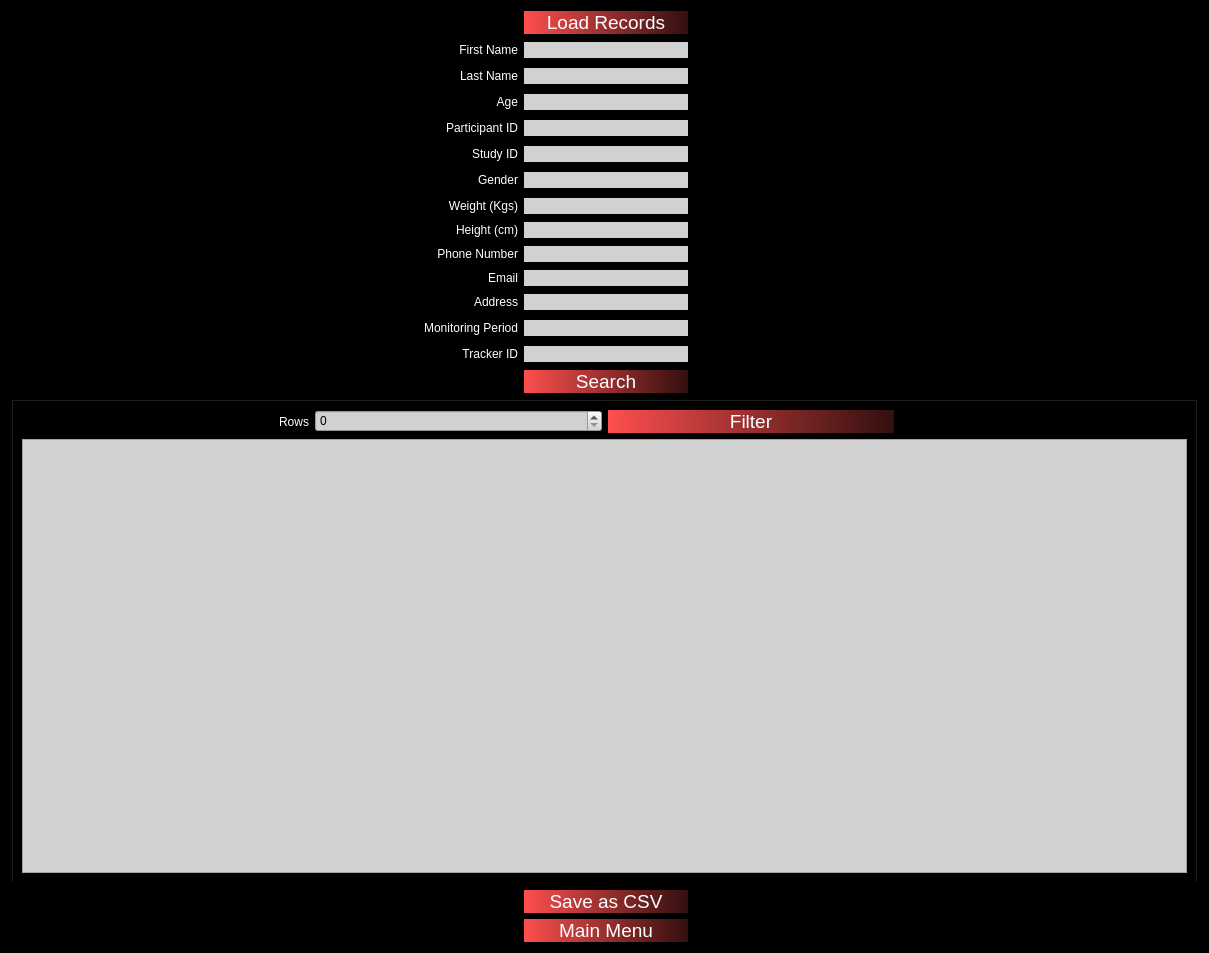
<?xml version="1.0" encoding="UTF-8"?>
<ui version="4.0">
 <class>Form</class>
 <widget class="QWidget" name="Form">
  <property name="geometry">
   <rect>
    <x>0</x>
    <y>0</y>
    <width>1209</width>
    <height>953</height>
   </rect>
  </property>
  <property name="windowTitle">
   <string>Record</string>
  </property>
  <property name="styleSheet">
   <string notr="true">background-color: rgb(1,0,1);</string>
  </property>
  <layout class="QGridLayout" name="gridLayout">
   <item row="0" column="1">
    <spacer name="horizontalSpacer_3">
     <property name="orientation">
      <enum>Qt::Horizontal</enum>
     </property>
     <property name="sizeHint" stdset="0">
      <size>
       <width>167</width>
       <height>20</height>
      </size>
     </property>
    </spacer>
   </item>
   <item row="0" column="3">
    <widget class="QPushButton" name="ButtonOpen">
     <property name="styleSheet">
      <string notr="true">font-size: 14pt;background-color: qlineargradient(spread:pad, x1:0, y1:0, x2:1, y2:0, stop:0 rgba(254,79,78,255), stop:1 rgba(51,15,15,255));
font: 9pt &quot;Microsoft YaHei UI&quot;;
color: rgb(255, 255, 255);
border-style: solid;
border-radius: 15px;
</string>
     </property>
     <property name="text">
      <string>Load Records</string>
     </property>
    </widget>
   </item>
   <item row="0" column="4">
    <spacer name="horizontalSpacer">
     <property name="orientation">
      <enum>Qt::Horizontal</enum>
     </property>
     <property name="sizeHint" stdset="0">
      <size>
       <width>160</width>
       <height>20</height>
      </size>
     </property>
    </spacer>
   </item>
   <item row="1" column="1">
    <spacer name="horizontalSpacer_4">
     <property name="orientation">
      <enum>Qt::Horizontal</enum>
     </property>
     <property name="sizeHint" stdset="0">
      <size>
       <width>167</width>
       <height>20</height>
      </size>
     </property>
    </spacer>
   </item>
   <item row="1" column="2">
    <widget class="QLabel" name="label_2">
     <property name="styleSheet">
      <string notr="true">color: rgb(255, 255, 255);</string>
     </property>
     <property name="text">
      <string>First Name</string>
     </property>
     <property name="alignment">
      <set>Qt::AlignRight|Qt::AlignTrailing|Qt::AlignVCenter</set>
     </property>
    </widget>
   </item>
   <item row="1" column="3">
    <widget class="QLineEdit" name="FirstNameLabel">
     <property name="styleSheet">
      <string notr="true">background-color: rgb(209, 209, 209);
border-radius: 11px;</string>
     </property>
     <property name="alignment">
      <set>Qt::AlignCenter</set>
     </property>
    </widget>
   </item>
   <item row="1" column="6">
    <spacer name="horizontalSpacer_11">
     <property name="orientation">
      <enum>Qt::Horizontal</enum>
     </property>
     <property name="sizeHint" stdset="0">
      <size>
       <width>160</width>
       <height>20</height>
      </size>
     </property>
    </spacer>
   </item>
   <item row="2" column="1">
    <spacer name="horizontalSpacer_25">
     <property name="orientation">
      <enum>Qt::Horizontal</enum>
     </property>
     <property name="sizeHint" stdset="0">
      <size>
       <width>167</width>
       <height>20</height>
      </size>
     </property>
    </spacer>
   </item>
   <item row="2" column="2">
    <widget class="QLabel" name="label_10">
     <property name="styleSheet">
      <string notr="true">color: rgb(255, 255, 255);</string>
     </property>
     <property name="text">
      <string>Last Name</string>
     </property>
     <property name="alignment">
      <set>Qt::AlignRight|Qt::AlignTrailing|Qt::AlignVCenter</set>
     </property>
    </widget>
   </item>
   <item row="2" column="3">
    <widget class="QLineEdit" name="LastNameLabel">
     <property name="styleSheet">
      <string notr="true">background-color: rgb(209, 209, 209);
border-radius: 11px;</string>
     </property>
     <property name="alignment">
      <set>Qt::AlignCenter</set>
     </property>
    </widget>
   </item>
   <item row="2" column="6">
    <spacer name="horizontalSpacer_24">
     <property name="orientation">
      <enum>Qt::Horizontal</enum>
     </property>
     <property name="sizeHint" stdset="0">
      <size>
       <width>160</width>
       <height>20</height>
      </size>
     </property>
    </spacer>
   </item>
   <item row="3" column="1">
    <spacer name="horizontalSpacer_5">
     <property name="orientation">
      <enum>Qt::Horizontal</enum>
     </property>
     <property name="sizeHint" stdset="0">
      <size>
       <width>167</width>
       <height>20</height>
      </size>
     </property>
    </spacer>
   </item>
   <item row="3" column="2">
    <widget class="QLabel" name="label_5">
     <property name="styleSheet">
      <string notr="true">color: rgb(255, 255, 255);</string>
     </property>
     <property name="text">
      <string>Age</string>
     </property>
     <property name="alignment">
      <set>Qt::AlignRight|Qt::AlignTrailing|Qt::AlignVCenter</set>
     </property>
    </widget>
   </item>
   <item row="3" column="3">
    <widget class="QLineEdit" name="AgeLabel">
     <property name="styleSheet">
      <string notr="true">background-color: rgb(209, 209, 209);
border-radius: 11px;</string>
     </property>
     <property name="alignment">
      <set>Qt::AlignCenter</set>
     </property>
    </widget>
   </item>
   <item row="3" column="6">
    <spacer name="horizontalSpacer_9">
     <property name="orientation">
      <enum>Qt::Horizontal</enum>
     </property>
     <property name="sizeHint" stdset="0">
      <size>
       <width>160</width>
       <height>20</height>
      </size>
     </property>
    </spacer>
   </item>
   <item row="4" column="1">
    <spacer name="horizontalSpacer_6">
     <property name="orientation">
      <enum>Qt::Horizontal</enum>
     </property>
     <property name="sizeHint" stdset="0">
      <size>
       <width>161</width>
       <height>20</height>
      </size>
     </property>
    </spacer>
   </item>
   <item row="4" column="2">
    <widget class="QLabel" name="label_3">
     <property name="styleSheet">
      <string notr="true">color: rgb(255, 255, 255);</string>
     </property>
     <property name="text">
      <string>Participant ID</string>
     </property>
     <property name="alignment">
      <set>Qt::AlignRight|Qt::AlignTrailing|Qt::AlignVCenter</set>
     </property>
    </widget>
   </item>
   <item row="4" column="3">
    <widget class="QLineEdit" name="PIDLabel">
     <property name="styleSheet">
      <string notr="true">background-color: rgb(209, 209, 209);
border-radius: 11px;</string>
     </property>
     <property name="alignment">
      <set>Qt::AlignCenter</set>
     </property>
    </widget>
   </item>
   <item row="4" column="5" colspan="2">
    <spacer name="horizontalSpacer_8">
     <property name="orientation">
      <enum>Qt::Horizontal</enum>
     </property>
     <property name="sizeHint" stdset="0">
      <size>
       <width>330</width>
       <height>20</height>
      </size>
     </property>
    </spacer>
   </item>
   <item row="5" column="0" colspan="2">
    <spacer name="horizontalSpacer_12">
     <property name="orientation">
      <enum>Qt::Horizontal</enum>
     </property>
     <property name="sizeHint" stdset="0">
      <size>
       <width>330</width>
       <height>20</height>
      </size>
     </property>
    </spacer>
   </item>
   <item row="5" column="2">
    <widget class="QLabel" name="label_14">
     <property name="styleSheet">
      <string notr="true">color: rgb(255, 255, 255);</string>
     </property>
     <property name="text">
      <string>Study ID</string>
     </property>
     <property name="alignment">
      <set>Qt::AlignRight|Qt::AlignTrailing|Qt::AlignVCenter</set>
     </property>
    </widget>
   </item>
   <item row="5" column="3">
    <widget class="QLineEdit" name="StudyIDLabel">
     <property name="styleSheet">
      <string notr="true">background-color: rgb(209, 209, 209);
border-radius: 11px;</string>
     </property>
     <property name="alignment">
      <set>Qt::AlignCenter</set>
     </property>
    </widget>
   </item>
   <item row="5" column="5">
    <spacer name="horizontalSpacer_13">
     <property name="orientation">
      <enum>Qt::Horizontal</enum>
     </property>
     <property name="sizeHint" stdset="0">
      <size>
       <width>161</width>
       <height>20</height>
      </size>
     </property>
    </spacer>
   </item>
   <item row="6" column="1">
    <spacer name="horizontalSpacer_7">
     <property name="orientation">
      <enum>Qt::Horizontal</enum>
     </property>
     <property name="sizeHint" stdset="0">
      <size>
       <width>167</width>
       <height>20</height>
      </size>
     </property>
    </spacer>
   </item>
   <item row="6" column="2">
    <widget class="QLabel" name="label_4">
     <property name="styleSheet">
      <string notr="true">color: rgb(255, 255, 255);</string>
     </property>
     <property name="text">
      <string>Gender</string>
     </property>
     <property name="alignment">
      <set>Qt::AlignRight|Qt::AlignTrailing|Qt::AlignVCenter</set>
     </property>
    </widget>
   </item>
   <item row="6" column="3">
    <widget class="QLineEdit" name="GenderLabel">
     <property name="styleSheet">
      <string notr="true">background-color: rgb(209, 209, 209);
border-radius: 11px;</string>
     </property>
     <property name="alignment">
      <set>Qt::AlignCenter</set>
     </property>
    </widget>
   </item>
   <item row="7" column="1">
    <spacer name="horizontalSpacer_14">
     <property name="orientation">
      <enum>Qt::Horizontal</enum>
     </property>
     <property name="sizeHint" stdset="0">
      <size>
       <width>167</width>
       <height>20</height>
      </size>
     </property>
    </spacer>
   </item>
   <item row="7" column="2">
    <widget class="QLabel" name="label_6">
     <property name="styleSheet">
      <string notr="true">color: rgb(255, 255, 255);</string>
     </property>
     <property name="text">
      <string>Weight (Kgs)</string>
     </property>
     <property name="alignment">
      <set>Qt::AlignRight|Qt::AlignTrailing|Qt::AlignVCenter</set>
     </property>
    </widget>
   </item>
   <item row="7" column="3">
    <widget class="QLineEdit" name="WeightLabel">
     <property name="styleSheet">
      <string notr="true">background-color: rgb(209, 209, 209);
border-radius: 11px;</string>
     </property>
     <property name="alignment">
      <set>Qt::AlignCenter</set>
     </property>
    </widget>
   </item>
   <item row="7" column="6">
    <spacer name="horizontalSpacer_10">
     <property name="orientation">
      <enum>Qt::Horizontal</enum>
     </property>
     <property name="sizeHint" stdset="0">
      <size>
       <width>160</width>
       <height>20</height>
      </size>
     </property>
    </spacer>
   </item>
   <item row="8" column="2">
    <widget class="QLabel" name="label_7">
     <property name="styleSheet">
      <string notr="true">color: rgb(255, 255, 255);</string>
     </property>
     <property name="text">
      <string>Height (cm)</string>
     </property>
     <property name="alignment">
      <set>Qt::AlignRight|Qt::AlignTrailing|Qt::AlignVCenter</set>
     </property>
    </widget>
   </item>
   <item row="8" column="3">
    <widget class="QLineEdit" name="HeightLabel">
     <property name="styleSheet">
      <string notr="true">background-color: rgb(209, 209, 209);
border-radius: 11px;</string>
     </property>
     <property name="alignment">
      <set>Qt::AlignCenter</set>
     </property>
    </widget>
   </item>
   <item row="9" column="2">
    <widget class="QLabel" name="label_8">
     <property name="styleSheet">
      <string notr="true">color: rgb(255, 255, 255);</string>
     </property>
     <property name="text">
      <string>Phone Number</string>
     </property>
     <property name="alignment">
      <set>Qt::AlignRight|Qt::AlignTrailing|Qt::AlignVCenter</set>
     </property>
    </widget>
   </item>
   <item row="9" column="3">
    <widget class="QLineEdit" name="PhnNumberLabel">
     <property name="styleSheet">
      <string notr="true">background-color: rgb(209, 209, 209);
border-radius: 11px;</string>
     </property>
     <property name="alignment">
      <set>Qt::AlignCenter</set>
     </property>
    </widget>
   </item>
   <item row="9" column="6">
    <spacer name="horizontalSpacer_15">
     <property name="orientation">
      <enum>Qt::Horizontal</enum>
     </property>
     <property name="sizeHint" stdset="0">
      <size>
       <width>160</width>
       <height>20</height>
      </size>
     </property>
    </spacer>
   </item>
   <item row="10" column="2">
    <widget class="QLabel" name="label_11">
     <property name="styleSheet">
      <string notr="true">color: rgb(255, 255, 255);</string>
     </property>
     <property name="text">
      <string>Email</string>
     </property>
     <property name="alignment">
      <set>Qt::AlignRight|Qt::AlignTrailing|Qt::AlignVCenter</set>
     </property>
    </widget>
   </item>
   <item row="10" column="3">
    <widget class="QLineEdit" name="EmailLabel">
     <property name="styleSheet">
      <string notr="true">background-color: rgb(209, 209, 209);
border-radius: 11px;</string>
     </property>
     <property name="alignment">
      <set>Qt::AlignCenter</set>
     </property>
    </widget>
   </item>
   <item row="11" column="0">
    <spacer name="horizontalSpacer_16">
     <property name="orientation">
      <enum>Qt::Horizontal</enum>
     </property>
     <property name="sizeHint" stdset="0">
      <size>
       <width>160</width>
       <height>20</height>
      </size>
     </property>
    </spacer>
   </item>
   <item row="11" column="2">
    <widget class="QLabel" name="label_12">
     <property name="styleSheet">
      <string notr="true">color: rgb(255, 255, 255);</string>
     </property>
     <property name="text">
      <string>Address</string>
     </property>
     <property name="alignment">
      <set>Qt::AlignRight|Qt::AlignTrailing|Qt::AlignVCenter</set>
     </property>
    </widget>
   </item>
   <item row="11" column="3">
    <widget class="QLineEdit" name="AddrLabel">
     <property name="styleSheet">
      <string notr="true">background-color: rgb(209, 209, 209);
border-radius: 11px;</string>
     </property>
     <property name="alignment">
      <set>Qt::AlignCenter</set>
     </property>
    </widget>
   </item>
   <item row="11" column="6">
    <spacer name="horizontalSpacer_17">
     <property name="orientation">
      <enum>Qt::Horizontal</enum>
     </property>
     <property name="sizeHint" stdset="0">
      <size>
       <width>160</width>
       <height>20</height>
      </size>
     </property>
    </spacer>
   </item>
   <item row="12" column="0">
    <spacer name="horizontalSpacer_18">
     <property name="orientation">
      <enum>Qt::Horizontal</enum>
     </property>
     <property name="sizeHint" stdset="0">
      <size>
       <width>160</width>
       <height>20</height>
      </size>
     </property>
    </spacer>
   </item>
   <item row="12" column="2">
    <widget class="QLabel" name="label_13">
     <property name="styleSheet">
      <string notr="true">color: rgb(255, 255, 255);</string>
     </property>
     <property name="text">
      <string>Monitoring Period</string>
     </property>
     <property name="alignment">
      <set>Qt::AlignRight|Qt::AlignTrailing|Qt::AlignVCenter</set>
     </property>
    </widget>
   </item>
   <item row="12" column="3">
    <widget class="QLineEdit" name="MonitorPeriodLabel">
     <property name="styleSheet">
      <string notr="true">background-color: rgb(209, 209, 209);
border-radius: 11px;</string>
     </property>
     <property name="alignment">
      <set>Qt::AlignCenter</set>
     </property>
    </widget>
   </item>
   <item row="12" column="6">
    <spacer name="horizontalSpacer_19">
     <property name="orientation">
      <enum>Qt::Horizontal</enum>
     </property>
     <property name="sizeHint" stdset="0">
      <size>
       <width>160</width>
       <height>20</height>
      </size>
     </property>
    </spacer>
   </item>
   <item row="13" column="0">
    <spacer name="horizontalSpacer_26">
     <property name="orientation">
      <enum>Qt::Horizontal</enum>
     </property>
     <property name="sizeHint" stdset="0">
      <size>
       <width>160</width>
       <height>20</height>
      </size>
     </property>
    </spacer>
   </item>
   <item row="13" column="2">
    <widget class="QLabel" name="label_9">
     <property name="styleSheet">
      <string notr="true">color: rgb(255, 255, 255);</string>
     </property>
     <property name="text">
      <string>Tracker ID</string>
     </property>
     <property name="alignment">
      <set>Qt::AlignRight|Qt::AlignTrailing|Qt::AlignVCenter</set>
     </property>
    </widget>
   </item>
   <item row="13" column="3">
    <widget class="QLineEdit" name="TrackerLabel">
     <property name="styleSheet">
      <string notr="true">background-color: rgb(209, 209, 209);
border-radius: 11px;</string>
     </property>
     <property name="alignment">
      <set>Qt::AlignCenter</set>
     </property>
    </widget>
   </item>
   <item row="13" column="5">
    <spacer name="horizontalSpacer_27">
     <property name="orientation">
      <enum>Qt::Horizontal</enum>
     </property>
     <property name="sizeHint" stdset="0">
      <size>
       <width>161</width>
       <height>20</height>
      </size>
     </property>
    </spacer>
   </item>
   <item row="14" column="0">
    <spacer name="horizontalSpacer_28">
     <property name="orientation">
      <enum>Qt::Horizontal</enum>
     </property>
     <property name="sizeHint" stdset="0">
      <size>
       <width>160</width>
       <height>20</height>
      </size>
     </property>
    </spacer>
   </item>
   <item row="14" column="3">
    <widget class="QPushButton" name="ButtonSearch">
     <property name="styleSheet">
      <string notr="true">font-size: 14pt;background-color: qlineargradient(spread:pad, x1:0, y1:0, x2:1, y2:0, stop:0 rgba(254,79,78,255), stop:1 rgba(51,15,15,255));
font: 9pt &quot;Microsoft YaHei UI&quot;;
color: rgb(255, 255, 255);
border-style: solid;
border-radius: 15px;
</string>
     </property>
     <property name="text">
      <string>Search</string>
     </property>
    </widget>
   </item>
   <item row="14" column="5">
    <spacer name="horizontalSpacer_29">
     <property name="orientation">
      <enum>Qt::Horizontal</enum>
     </property>
     <property name="sizeHint" stdset="0">
      <size>
       <width>161</width>
       <height>20</height>
      </size>
     </property>
    </spacer>
   </item>
   <item row="15" column="0" colspan="7">
    <widget class="QTabWidget" name="tabWidget">
     <property name="font">
      <font>
       <pointsize>13</pointsize>
      </font>
     </property>
     <property name="currentIndex">
      <number>0</number>
     </property>
     <property name="tabsClosable">
      <bool>false</bool>
     </property>
     <property name="movable">
      <bool>false</bool>
     </property>
     <property name="tabBarAutoHide">
      <bool>true</bool>
     </property>
     <widget class="QWidget" name="tab">
      <attribute name="title">
       <string>Data</string>
      </attribute>
      <layout class="QGridLayout" name="gridLayout_2">
       <item row="0" column="1">
        <widget class="QLabel" name="label">
         <property name="layoutDirection">
          <enum>Qt::LeftToRight</enum>
         </property>
         <property name="styleSheet">
          <string notr="true">color: rgb(255, 255, 255);</string>
         </property>
         <property name="text">
          <string>Rows</string>
         </property>
         <property name="alignment">
          <set>Qt::AlignRight|Qt::AlignTrailing|Qt::AlignVCenter</set>
         </property>
        </widget>
       </item>
       <item row="0" column="2">
        <widget class="QSpinBox" name="spinBox">
         <property name="styleSheet">
          <string notr="true">background-color: rgb(209, 209, 209);</string>
         </property>
        </widget>
       </item>
       <item row="0" column="3">
        <widget class="QPushButton" name="BtnDescribe">
         <property name="font">
          <font>
           <family>Microsoft YaHei UI</family>
           <pointsize>9</pointsize>
           <weight>50</weight>
           <italic>false</italic>
           <bold>false</bold>
          </font>
         </property>
         <property name="styleSheet">
          <string notr="true">font-size: 14pt;background-color: qlineargradient(spread:pad, x1:0, y1:0, x2:1, y2:0, stop:0 rgba(254,79,78,255), stop:1 rgba(51,15,15,255));
font: 9pt &quot;Microsoft YaHei UI&quot;;
color: rgb(255, 255, 255);
border-style: solid;
border-radius: 15px;
</string>
         </property>
         <property name="text">
          <string>Filter</string>
         </property>
        </widget>
       </item>
       <item row="2" column="1" colspan="4">
        <widget class="QTableWidget" name="tableWidget">
         <property name="styleSheet">
          <string notr="true">background-color: rgb(209, 209, 209);</string>
         </property>
        </widget>
       </item>
      </layout>
     </widget>
    </widget>
   </item>
   <item row="16" column="2">
    <spacer name="horizontalSpacer_30">
     <property name="orientation">
      <enum>Qt::Horizontal</enum>
     </property>
     <property name="sizeHint" stdset="0">
      <size>
       <width>161</width>
       <height>20</height>
      </size>
     </property>
    </spacer>
   </item>
   <item row="16" column="3">
    <widget class="QPushButton" name="SaveAsCsv">
     <property name="styleSheet">
      <string notr="true">font-size: 14pt;background-color: qlineargradient(spread:pad, x1:0, y1:0, x2:1, y2:0, stop:0 rgba(254,79,78,255), stop:1 rgba(51,15,15,255));
font: 9pt &quot;Microsoft YaHei UI&quot;;
color: rgb(255, 255, 255);
border-style: solid;
border-radius: 15px;
</string>
     </property>
     <property name="text">
      <string>Save as CSV</string>
     </property>
    </widget>
   </item>
   <item row="17" column="2">
    <spacer name="horizontalSpacer_23">
     <property name="orientation">
      <enum>Qt::Horizontal</enum>
     </property>
     <property name="sizeHint" stdset="0">
      <size>
       <width>160</width>
       <height>20</height>
      </size>
     </property>
    </spacer>
   </item>
   <item row="17" column="3">
    <widget class="QPushButton" name="MainMenu">
     <property name="styleSheet">
      <string notr="true">font-size: 14pt;background-color: qlineargradient(spread:pad, x1:0, y1:0, x2:1, y2:0, stop:0 rgba(254,79,78,255), stop:1 rgba(51,15,15,255));
font: 9pt &quot;Microsoft YaHei UI&quot;;
color: rgb(255, 255, 255);
border-style: solid;
border-radius: 15px;
</string>
     </property>
     <property name="text">
      <string>Main Menu</string>
     </property>
    </widget>
   </item>
  </layout>
 </widget>
 <resources/>
 <connections/>
</ui>
